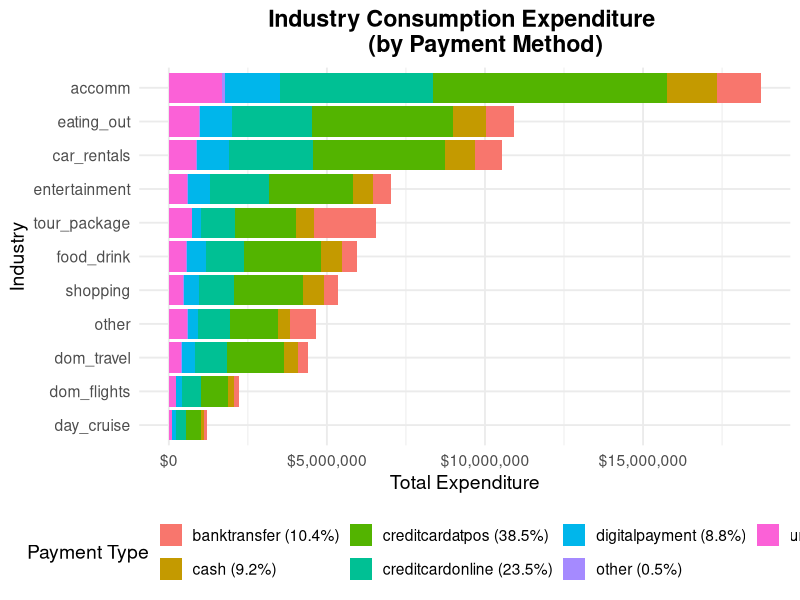
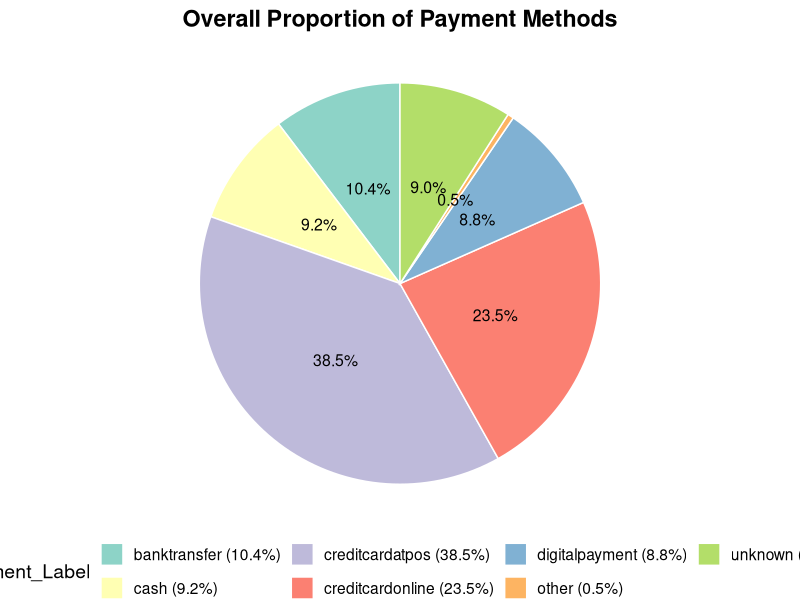

The R script that drew these images, in order:
## ---- chunk 1
# Code chunk settings (ensure code display)
knitr::opts_chunk$set(
  echo = TRUE,       # Code chunk settings
  warning = TRUE,   # Hide warnings (optional)）
  message = TRUE,   # Hide package loading messages (optional)
  fig.cap = ""       # Figure title (can be customized)
)

# Load required packages
library(tidyverse)
library(scales)
library(patchwork)

# 1. Load and Prepare Data
industry_data <- read_csv("expenditure_by_industry.csv")
payment_data <- read_csv("expenditure_by_payment_type.csv")

# Check basic structure
glimpse(industry_data)
glimpse(payment_data)

# 2 Data Sorting
## 2.1 Convert Industry Expenditure Data from Wide to Long Format
industry_long <- industry_data %>%
  pivot_longer(
    cols = starts_with("cost_"), 
    names_to = "Industry", 
    values_to = "Expenditure"
  ) %>%
  mutate(Industry = str_replace(Industry, "cost_", ""))
## 2.2 Convert Payment Type Data from Wide to Long Format
payment_long <- payment_data %>%
  pivot_longer(
    cols = starts_with("percent_"),
    names_to = "Payment_Type",
    values_to = "Percent"
  ) %>%
  mutate(Payment_Type = str_replace(Payment_Type, "percent_", ""))
## 2.3 Merge Two Long Tables
full_data <- industry_long %>%
  inner_join(payment_long, by = "response_id", relationship = "many-to-many")
## 2.4 Calculate Weighted Expenditure
full_data <- full_data %>%
  mutate(Weighted_Expenditure = Expenditure * Percent)
# 3. Summarize and Analyze
## 3.1 Total Expenditure by Industry and Payment Method
summary_data <- full_data %>%
  group_by(Industry, Payment_Type) %>%
  summarise(Total_Expenditure = sum(Weighted_Expenditure, na.rm = TRUE)) %>%
  ungroup()
## 3.2 Total Expenditure by Industry
industry_summary <- summary_data %>%
  group_by(Industry) %>%
  summarise(Industry_Expenditure = sum(Total_Expenditure))
## 3.3 Total Expenditure by Payment Method
payment_summary <- summary_data %>%
  group_by(Payment_Type) %>%
  summarise(Payment_Expenditure = sum(Total_Expenditure))

# 4. Visualizations
## 4.1 Grouped Industry Expenditures (Stacked Bar Chart by Payment Method)
payment_summary <- summary_data %>%
  group_by(Payment_Type) %>%
  summarise(Payment_Expenditure = sum(Total_Expenditure, na.rm = TRUE)) %>%
  ungroup() %>%
  mutate(
    Percent = Payment_Expenditure / sum(Payment_Expenditure),
    Payment_Label = paste0(Payment_Type, " (", scales::percent(Percent, accuracy = 0.1), ")")
  )
summary_data <- summary_data %>%
  left_join(payment_summary %>% select(Payment_Type, Payment_Label), by = "Payment_Type")

p1 <- ggplot(summary_data, aes(x = reorder(Industry, Total_Expenditure, sum),
                               y = Total_Expenditure, fill = Payment_Label)) +
  geom_col() +
  coord_flip() +
  labs(title = "Industry Consumption Expenditure 
       (by Payment Method)",
       x = "Industry",
       y = "Total Expenditure",
       fill = "Payment Type") +
  scale_y_continuous(labels = dollar_format()) +
  theme_minimal(base_size = 14) +
  theme(legend.position = "bottom",
        plot.title = element_text(hjust = 0.5, face = "bold"))
p1

## 4.2 Proportion of Payment Methods (Pie Chart)


p2 <- payment_summary %>%
  ggplot(aes(x = "", y = Percent, fill = Payment_Label)) +
  geom_col(width = 1, color = "white") +
  coord_polar(theta = "y") +
  geom_text(aes(label = scales::percent(Percent, accuracy = 0.1)),
            position = position_stack(vjust = 0.5), size = 4) +  # <-- 添加比例标签
  scale_fill_brewer(palette = "Set3") +
  scale_y_continuous(labels = scales::percent) +
  labs(title = "Overall Proportion of Payment Methods") +
  theme_void(base_size = 14) +
  theme(legend.position = "bottom",
        plot.title = element_text(hjust = 0.5, face = "bold"))
p2
# 5 Summary of Consumption Habits Insights

## 5.1 Industry Expenditure
#   The sectors with the highest expenditure are accommodation, eating_out,
### and transport.

## 5.2 Payment Method Preferences
### 5.2.1 Credit card (creditcardatpos) remains the primary payment method, 
### especially in high-value industries (e.g., accommodation, shopping).  
### 5.2.2 Digital payment has grown rapidly in fast-moving consumer goods (FMCG)
### sectors (e.g., food_drink, transport), reflecting the demand for convenient 
### payments.  
### 5.2.3 Cash (cashatpos) usage is gradually declining, but it still accounts 
### for a higher proportion in specific industries such as local_transport.

## 5.3 Industry-Payment Method Linkages
### 5.3.1 The food_drink industry has the highest proportion of digital payments.
### 5.3.2 The accommodation and tourism industry relies far more on credit cards
### than other payment methods.
### 5.3.3 Expenditures in education and healthcare still favor traditional 
### payment methods.

# 6 Recommendations
## 6.1 Promote the development of digital payment channels, especially in the 
### food & drink and transport industries.
## 6.2 Expand credit card partnership programs, such as cashback for large 
### purchases and installment services, targeting customers in premium 
### industries.
## 6.3 Improve the cash payment experience for specific groups who prefer cash 
### (e.g., elderly individuals, small-value transactions).
